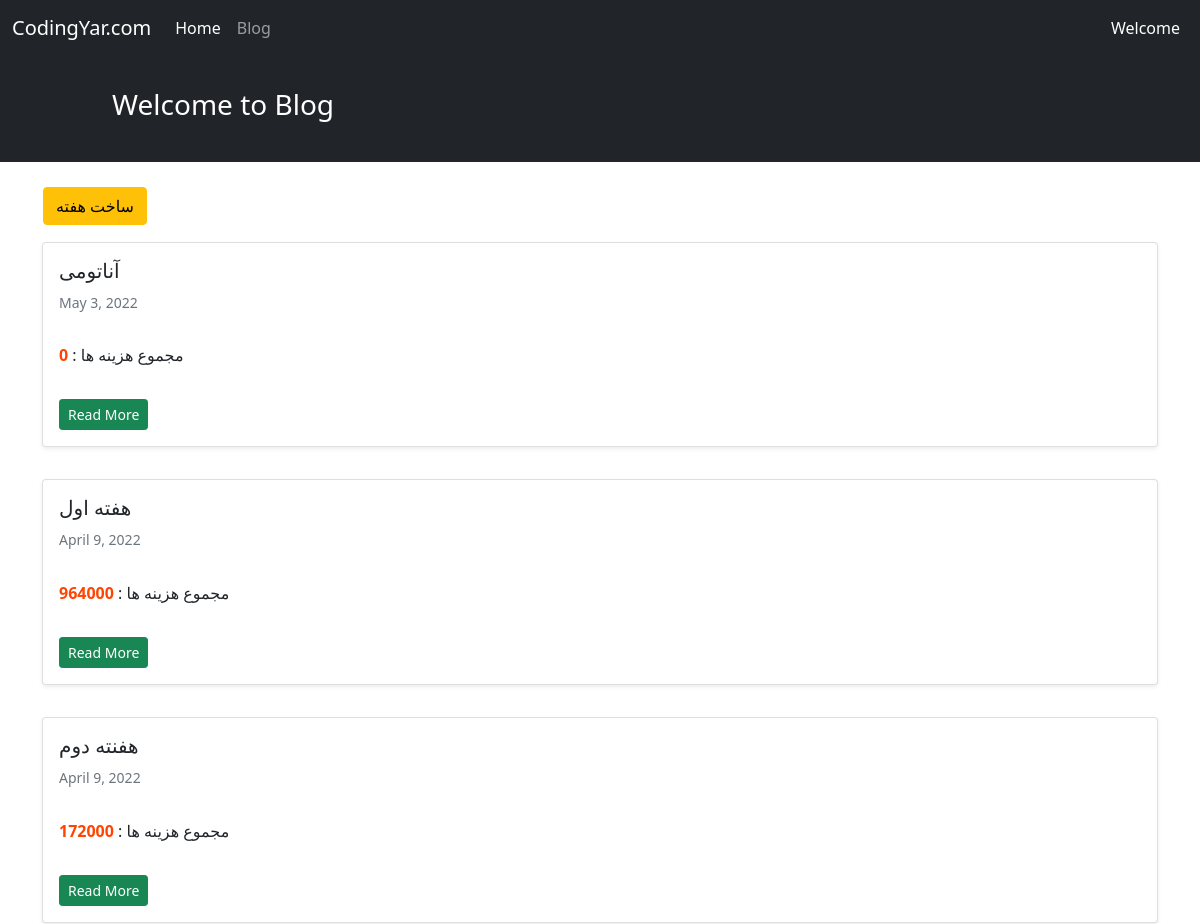
Before: / (upper part) with the older database file.
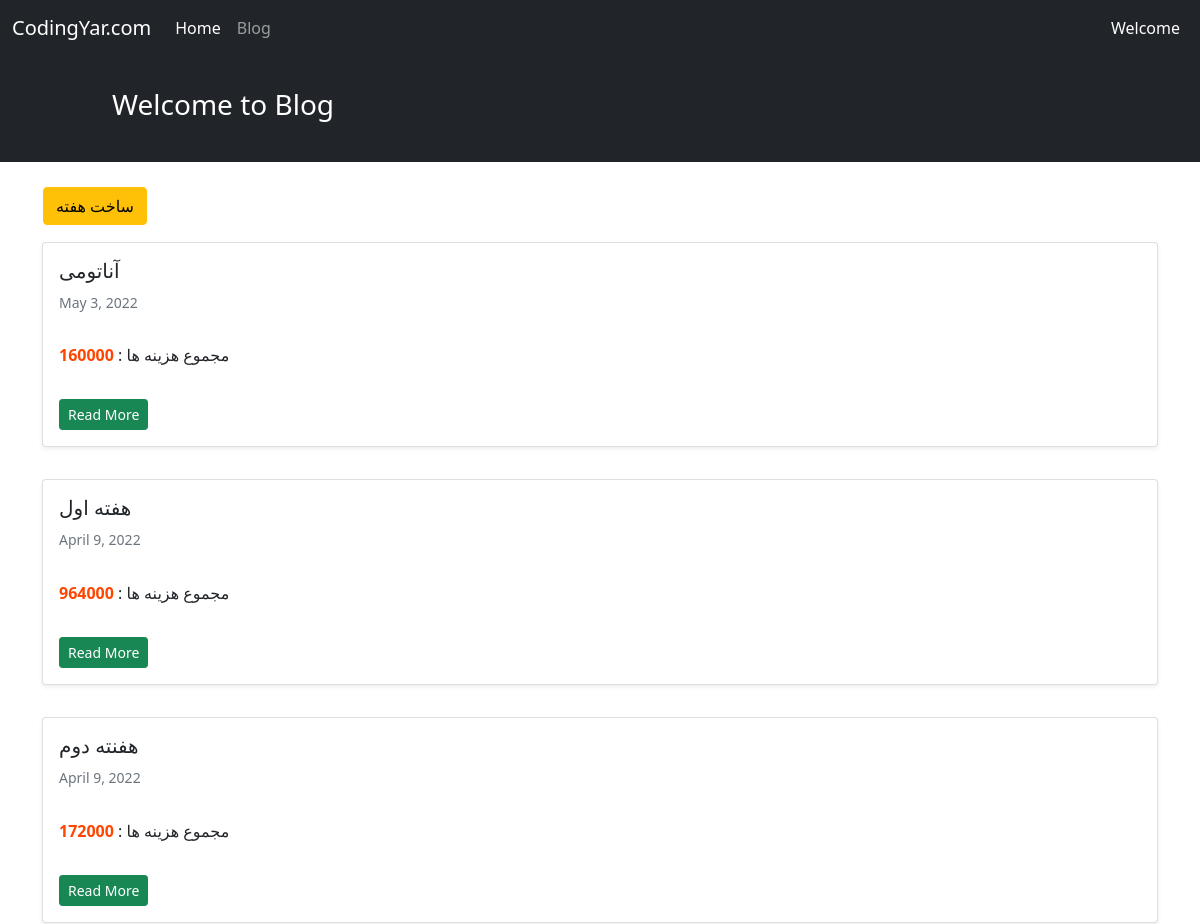
After: the same page with the newer database file.
### hesab/models.py (models this page shows, shortened)
class Week(models.Model):
    STATUS = (('yes', 'yes'), ('no', 'no'))
    name = models.CharField(max_length=100)
    date_create = models.DateField(auto_now_add=True)
    sum = models.IntegerField(default=0)
    status = models.CharField(choices=STATUS, max_length=100, default='no')
    date = models.DateTimeField(auto_now_add=True)

### hesab/views.py (the view)
# urls.py: path('', views.WeekList.as_view(), name='week_list'),
class WeekList(generic.ListView):
    model = Week
    template_name = 'hesab/week_list.html'
    context_object_name = 'week_list'
    ordering = ['-date']

### hesab/templates/hesab/week_list.html (shortened to what this page needs)
{% extends '_base.html' %}
{% block content %}
    <div class="container mt-4">
        <div class="row">
            <div class="col-md-4">
                <a class="btn btn-warning" type="submit" href="{% url 'create_week' %}" style="margin: 1px">
                    ساخت هفته</a>
            </div>
            {% for week in week_list %}
                <div class="col-md-12">
                    <div class="card shadow-sm my-3">
                        <div class="card-body">
                            <h5 class="card-title">{{ week.name }}</h5>
                            <h6 class="card-subtitle mb-2 text-muted small py-2">{{ week.date_create }}</h6>
                            <p class="card-text py-3">
                                مجموع هزینه ها : <b style="color: orangered">{{ week.sum }}</b>
                            </p>
                            <a class="btn btn-sm btn-success" href="{% url 'week_details' week.id %}">Read More
                            </a>
                        </div>
                    </div>
                </div>
            {% endfor %}
            </div>
        </div>
{% endblock content %}

Changed rows visible on the page:
changed Week "آناتومی": sum "0" → "160000"
